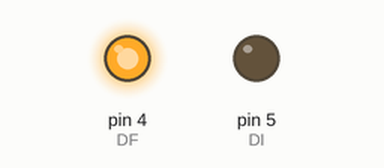
A sketch run on a simulated Arduino Uno, built with avr-gcc and run on an emulated ATmega328P. Shown: output pins drawn as LEDs (lit = HIGH). Pins used as bus, display or sensor lines are not drawn.

Above: at 2.5 s.
At 7.5 s:
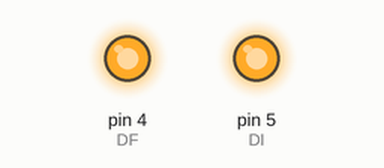
Timing chart, 0 to 13.0 s (numbered marks = the images above):
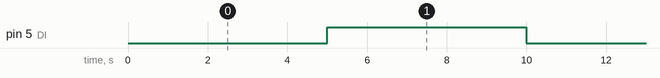

Measured:
- by itself, pin 5 (DI): alternates HIGH for 5.0 s and LOW for 5.0 s

The sketch:

lcd_bu9706ks.ino
```cpp
#define LOAD	(2)
#define CP		(3)
#define DF		(4)
#define DI		(5)


void setup() {
	Serial.begin(115200);
	pinMode(LOAD, OUTPUT);
	pinMode(CP, OUTPUT);
	pinMode(DF, OUTPUT);
	pinMode(DI, OUTPUT);

	digitalWrite(LOAD, LOW);
	digitalWrite(CP, LOW);
	digitalWrite(DF, HIGH);
	digitalWrite(DI, LOW);
}

void loop() {
	static uint8_t b = 0;
	for (uint8_t i = 0; i < 40; i++) {
		digitalWrite(DI, (i % 1) != b);
		digitalWrite(CP, HIGH);
		digitalWrite(CP, LOW);
	}
	digitalWrite(LOAD, HIGH);
	digitalWrite(LOAD, LOW);
	b = !b;
	delay(5000);
}
```
